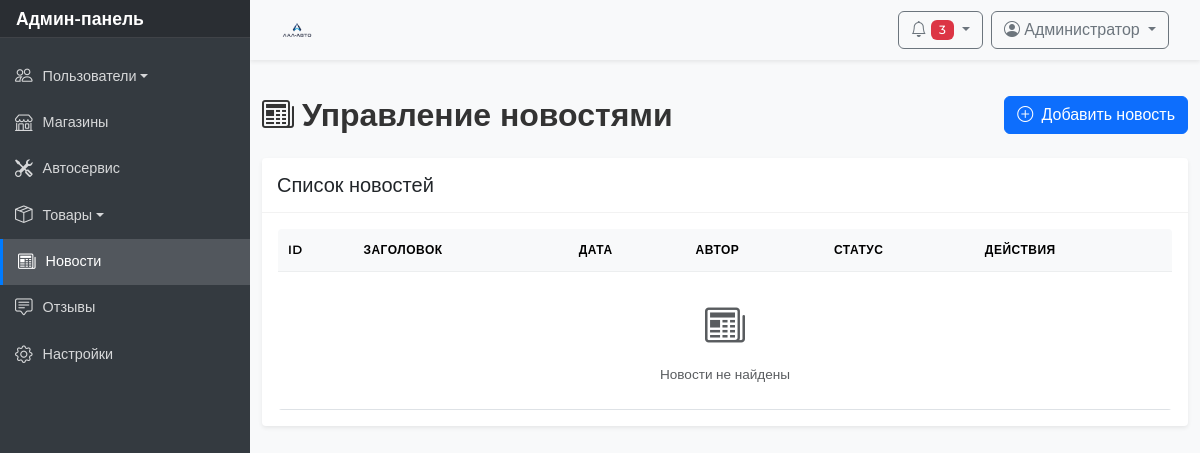
Page /admin.php?section=news (signed in) on the earlier database version.
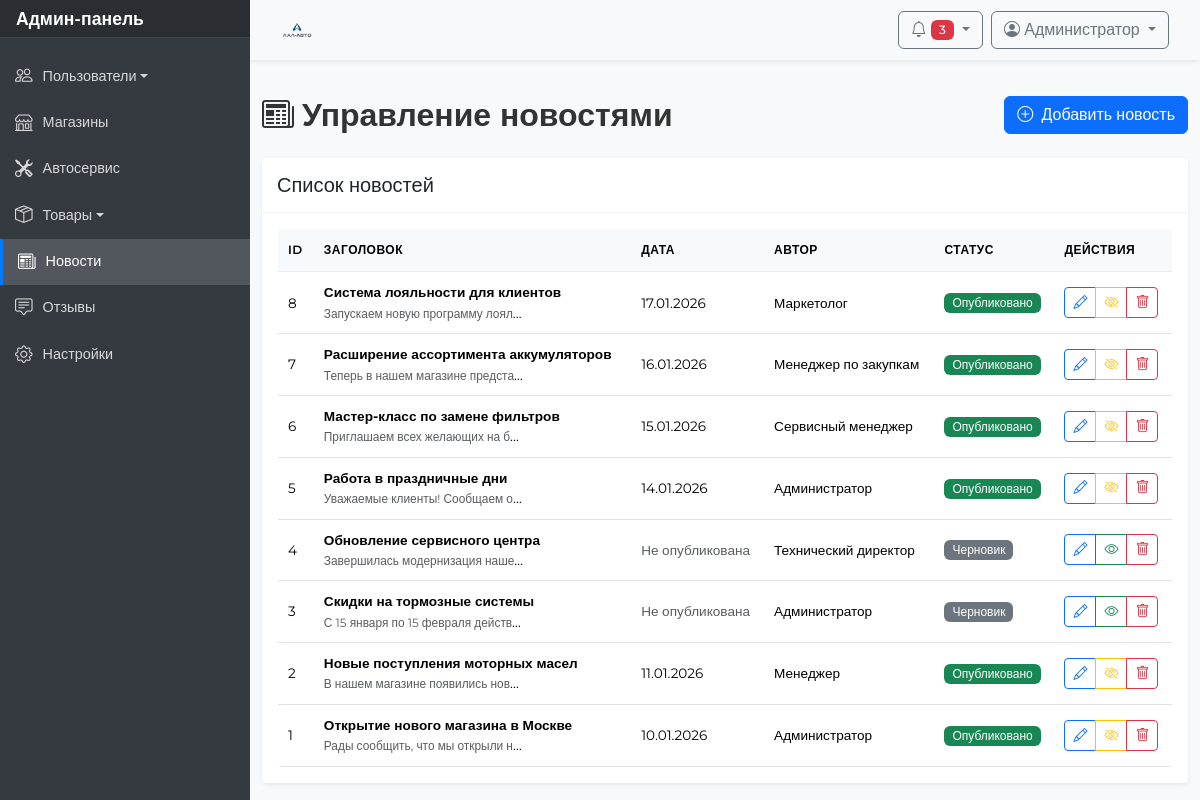
Same page on the later database version.
### tables this page shows
CREATE TABLE `news` (
  `id` int(11) NOT NULL,
  `title` varchar(255) NOT NULL,
  `content` text,
  `author` varchar(100) DEFAULT NULL,
  `status` varchar(20) DEFAULT 'draft',
  `created_at` timestamp NULL DEFAULT CURRENT_TIMESTAMP,
  `published_at` date DEFAULT NULL
);

### sections/news.php (the view, shortened to what this page needs)
<?php
$stmt = $conn->prepare("SELECT * FROM news ORDER BY created_at DESC");
$stmt->execute();
$result = $stmt->get_result();
$news_items = [];
while ($row = $result->fetch_assoc())
{
    $news_items[] = $row;
}
?>
<div class="d-flex flex-column flex-md-row justify-content-between align-items-center mb-4">
    <h2 class="mb-3 mb-md-0">
        <i class="bi bi-newspaper me-2"></i>Управление новостями
    </h2>
    <div class="d-flex gap-2">
        <button class="btn btn-primary" data-bs-toggle="modal" data-bs-target="#addNewsModal">
            <i class="bi bi-plus-circle me-1"></i>
            <span class="d-none d-sm-inline">Добавить новость</span>
        </button>
    </div>
</div>
<div class="card shadow-sm">
    <div class="card-header bg-white">
        <h5 class="mb-0">Список новостей</h5>
    </div>
    <div class="card-body">
        <div class="table-responsive">
            <table class="table table-hover">
                <thead>
                    <tr>
                        <th>ID</th>
                        <th>Заголовок</th>
                        <th>Дата</th>
                        <th>Автор</th>
                        <th>Статус</th>
                        <th>Действия</th>
                    </tr>
                </thead>
                <tbody>
                    <?php
                    if (count($news_items) > 0)
                    {
                    ?>
                        <?php
                        foreach ($news_items as $news)
                        {
                        ?>
                        <tr>
                            <td><?= $news['id'] ?></td>
                            <td>
                                <strong><?= htmlspecialchars($news['title']) ?></strong>
                                <div class="text-truncate" style="max-width: 200px;">
                                    <small class="text-muted"><?= htmlspecialchars(substr($news['content'], 0, 100)) ?>...</small>
                                </div>
                            </td>
                            <td>
                                <?php
                                if ($news['published_at'])
                                {
                                ?>
                                <?= date('d.m.Y', strtotime($news['published_at'])) ?>
                                <?php
                                }
                                else
                                {
                                ?>
                                <span class="text-muted">Не опубликована</span>
                                <?php
                                }
                                ?>
                            </td>
                            <td><?= htmlspecialchars($news['author']) ?></td>
                            <td>
                                <?php
                                $status_badges = [
                                    'published' => ['bg-success', 'Опубликовано'],
                                    'draft' => ['bg-secondary', 'Черновик']
                                ];
                                ?>
                                <span class="badge <?= $status_badges[$news['status']][0] ?>">
                                    <?= $status_badges[$news['status']][1] ?>
                                </span>
                            </td>
                            <td>
                                <div class="btn-group btn-group-sm">
                                    <button class="btn btn-outline-primary"
                                            onclick="editNews(<?= $news['id'] ?>, '<?= htmlspecialchars(addslashes($news['title'])) ?>', '<?= htmlspecialchars(addslashes($news['content'])) ?>', '<?= $news['status'] ?>')"
                                            data-bs-toggle="modal" data-bs-target="#editNewsModal">
                                        <i class="bi bi-pencil"></i>
                                    </button>
                                    <a href="admin.php?section=news&toggle_status=<?= $news['id'] ?>"
                                    class="btn btn-outline-<?= $news['status'] == 'published' ? 'warning' : 'success' ?>"
                                    title="<?= $news['status'] == 'published' ? 'В черновики' : 'Опубликовать' ?>">
                                        <i class="bi bi-<?= $news['status'] == 'published' ? 'eye-slash' : 'eye' ?>"></i>
                                    </a>
                                    <a href="admin.php?section=news&delete_id=<?= $news['id'] ?>"
                                    class="btn btn-outline-danger"
                                    onclick="return confirm('Удалить новость?')">
                                        <i class="bi bi-trash"></i>
                                    </a>
                                </div>
                            </td>
                        </tr>
                        <?php
                        }
                        ?>
                    <?php
                    }
                    else
                    {
                    ?>
                    <tr>
                        <td colspan="6" class="text-center text-muted py-4">
                            <i class="bi bi-newspaper fs-1 d-block mb-2"></i>
                            Новости не найдены
                        </td>
                    </tr>
                    <?php
                    }
                    ?>
                </tbody>
            </table>
        </div>
    </div>
</div>

### admin.php (shortened to what this page needs)
<?php
require_once("config/link.php");
$current_section = isset($_GET['section']) ? $_GET['section'] : 'users_list';
if ($current_section === 'news')
{
    $stmt = $conn->prepare("SELECT * FROM `news` ORDER BY id DESC");
    $stmt->execute();
    $result = $stmt->get_result();
}
function isActiveSection($section)
{
    global $current_section;
    return $current_section === $section ? 'active' : '';
}
function isActiveSubmenu($parent, $item = null)
{
    global $current_section;
    return strpos($current_section, $parent) === 0 ? 'active' : '';
}
?>
<!DOCTYPE html>
<html lang="ru">
<head>
    <link rel="stylesheet" href="../css/bootstrap.min.css">
    <link rel="stylesheet" href="https://cdn.jsdelivr.net/npm/bootstrap-icons@1.11.1/font/bootstrap-icons.css">
    <link rel="stylesheet" href="css/style.css">
    <link rel="stylesheet" href="css/admin-styles.css">
</head>
<body class="admin-body">
<div class="wrapper d-flex">
    <nav id="sidebar" class="active">
        <div class="sidebar-header d-flex justify-content-between align-items-center px-3 py-2">
            <h3 class="mb-0 d-none d-lg-block">Админ-панель</h3>
        </div>
        <ul class="list-unstyled components">
            <li class="<?= isActiveSubmenu('users') ? 'active' : '' ?>">
                <a href="#usersSubmenu" data-bs-toggle="collapse" aria-expanded="<?= isActiveSubmenu('users') ? 'true' : 'false' ?>" class="dropdown-toggle">
                    <i class="bi bi-people"></i>Пользователи
                </a>
            </li>
            <li class="<?= isActiveSection('shops') ? 'active' : '' ?>">
                <a href="admin.php?section=shops">
                    <i class="bi bi-shop"></i>Магазины
                </a>
            </li>
            <li class="<?= isActiveSection('service') ? 'active' : '' ?>">
                <a href="admin.php?section=service">
                    <i class="bi bi-tools"></i>Автосервис
                </a>
            </li>
            <li class="<?= isActiveSubmenu('products') ? 'active' : '' ?>">
                <a href="#productsSubmenu" data-bs-toggle="collapse" aria-expanded="<?= isActiveSubmenu('products') ? 'true' : 'false' ?>" class="dropdown-toggle">
                    <i class="bi bi-box-seam"></i>Товары
                </a>
            </li>
            <li class="<?= isActiveSection('news') ? 'active' : '' ?>">
                <a href="admin.php?section=news">
                    <i class="bi bi-newspaper"></i>Новости
                </a>
            </li>
            <li class="<?= isActiveSection('reviews') ? 'active' : '' ?>">
                <a href="admin.php?section=reviews">
                    <i class="bi bi-chat-square-text"></i>Отзывы
                </a>
            </li>
            <li class="<?= isActiveSection('settings') ? 'active' : '' ?>">
                <a href="admin.php?section=settings">
                    <i class="bi bi-gear"></i>Настройки
                </a>
            </li>
        </ul>
    </nav>
    <div id="content" class="w-100">
        <nav class="navbar navbar-expand-lg navbar-light bg-light shadow-sm">
            <div class="container-fluid px-3">
                <a class="navbar-brand me-auto" href="admin.php?section=users_list">
                    <img src="img/Auto.png" alt="Лал-Авто" height="30" class="d-inline-block align-top">
                </a>
                <div class="d-flex align-items-center">
                    <div class="dropdown me-2">
                        <button class="btn btn-outline-secondary dropdown-toggle" type="button" id="dropdownMenuButton" data-bs-toggle="dropdown" aria-expanded="false">
                            <i class="bi bi-bell"></i>
                            <span class="badge bg-danger">3</span>
                        </button>
                    </div>
                    <div class="dropdown">
                        <button class="btn btn-outline-secondary dropdown-toggle" type="button" id="userDropdown" data-bs-toggle="dropdown" aria-expanded="false">
                            <i class="bi bi-person-circle"></i>
                            <span class="d-none d-md-inline">Администратор</span>
                        </button>
                    </div>
                </div>
            </div>
        </nav>
        <div class="container-fluid py-3">
            <?php
            switch ($current_section)
            {
                case 'news':
                    include 'sections/news.php';
                    break;
            }
            ?>
        </div>
    </div>
</div>
</body>
</html>

### css/style.css (style rules this page uses)
html { scroll-behavior: smooth; }
body { font-family: 'Montserrat', sans-serif; }
h1, h2 { color: #333; font-weight: 600; }
.navbar { margin-bottom: 20px; z-index: 1030; background-color: rgba(255, 255, 255, 0.9); transition: top 0.3s; }
.navbar-brand { transition: transform 0.2s; }
.card { transition: transform 0.2s; }
@media (min-width: 613px) { .list-unstyled { display: flex; flex-direction: column; align-items: center; } }

### css/admin-styles.css (style rules this page uses)
.table-responsive { overflow-x: auto; }
table { font-size: 0.8rem; }
th, td { padding: 0.3rem; vertical-align: middle; }
.navbar { box-shadow: 0 2px 4px rgba(0,0,0,0.1); }
.navbar-brand img { height: 75px; }
.admin-body { font-family: 'Montserrat', sans-serif; background-color: #f8f9fa; min-height: 100vh; }
.wrapper { display: flex; width: 100%; min-height: 100vh; }
#sidebar { min-width: 250px; max-width: 250px; background: #343a40; color: #fff; transition: all 0.3s; position: relative; min-height: 100vh; z-index: 1000; }
#sidebar .sidebar-header { padding: 15px; background: rgba(0, 0, 0, 0.2); border-bottom: 1px solid rgba(255, 255, 255, 0.1); }
#sidebar .sidebar-header h3 { color: #fff; font-size: 1.1rem; margin-bottom: 0; font-weight: 600; }
#sidebar ul.components { padding: 15px 0; }
#sidebar ul li a { padding: 10px 15px; font-size: 0.9rem; display: flex; align-items: center; color: rgba(255, 255, 255, 0.8); text-decoration: none; transition: all 0.3s; }
#sidebar ul li a i { margin-right: 10px; font-size: 1.1rem; }
#sidebar ul li.active > a { color: #fff; background: rgba(255, 255, 255, 0.1); }
#content { width: 100%; min-height: 100vh; transition: all 0.3s; overflow-x: hidden; }
.navbar { padding: 10px 15px; background: #fff; border: none; box-shadow: 0 1px 3px rgba(0, 0, 0, 0.1); z-index: 999; }
.navbar-brand img { height: 30px; }
.table-responsive { border-radius: 0.25rem; overflow: hidden; }
.table { margin-bottom: 0; font-size: 0.85rem; }
.table thead th { border-bottom: none; font-weight: 600; text-transform: uppercase; font-size: 0.75rem; letter-spacing: 0.5px; vertical-align: middle; padding: 12px 10px; background-color: #f8f9fa; white-space: nowrap; }
.table tbody td { vertical-align: middle; padding: 10px; border-top: 1px solid #eceeef; white-space: nowrap; }
.card { border: none; border-radius: 0.25rem; box-shadow: 0 1px 3px rgba(0, 0, 0, 0.1); }
.card-header { background-color: #fff; border-bottom: 1px solid rgba(0, 0, 0, 0.05); padding: 15px; }
.badge { font-weight: 500; padding: 4px 8px; font-size: 0.75rem; }
.list-unstyled { display: block; }
#sidebar ul li.active > a { background: rgba(255, 255, 255, 0.15); border-left: 3px solid #007bff; }

Differences in the rows shown:
added news: id "8", title "Система лояльности для клиентов", content "Запускаем новую программу лоял…", published_at "17.01.2026", author "Маркетолог", status "Опубликовано"
added news: id "7", title "Расширение ассортимента аккумуляторов", content "Теперь в нашем магазине предста…", published_at "16.01.2026", author "Менеджер по закупкам", status "Опубликовано"
added news: id "6", title "Мастер-класс по замене фильтров", content "Приглашаем всех желающих на б…", published_at "15.01.2026", author "Сервисный менеджер", status "Опубликовано"
added news: id "5", title "Работа в праздничные дни", content "Уважаемые клиенты! Сообщаем о…", published_at "14.01.2026", author "Администратор", status "Опубликовано"
added news: id "4", title "Обновление сервисного центра", content "Завершилась модернизация наше…", shows "Не опубликована", author "Технический директор", status "Черновик"
added news: id "3", title "Скидки на тормозные системы", content "С 15 января по 15 февраля действ…", shows "Не опубликована", author "Администратор", status "Черновик"
added news: id "2", title "Новые поступления моторных масел", content "В нашем магазине появились нов…", published_at "11.01.2026", author "Менеджер", status "Опубликовано"
added news: id "1", title "Открытие нового магазина в Москве", content "Рады сообщить, что мы открыли н…", published_at "10.01.2026", author "Администратор", status "Опубликовано"
Other differences:
text no longer shown: "Новости не найдены"
